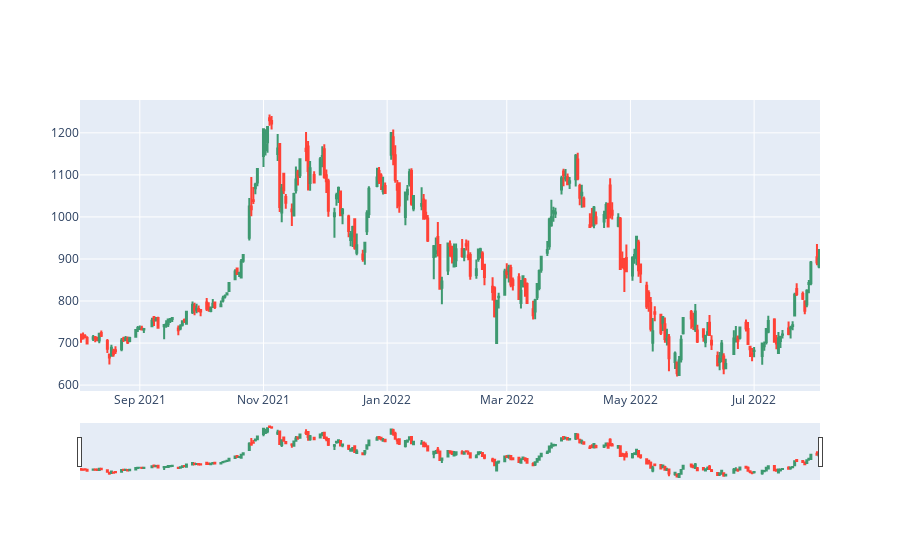

The code cell stored with this chart in its notebook:
### Code cell
candel_fig

### Figure 1 — Plotly figure (JSON) as saved in the notebook; plotly's stock layout.template omitted (floating-point values rounded to 4 significant figures; data arrays with more than 128 entries replaced by an {"elided": "..."} marker saying what was removed)
{"data": [{"close": {"elided": "252 float values"}, "high": {"elided": "252 float values"}, "low": {"elided": "252 float values"}, "open": {"elided": "252 float values"}, "type": "candlestick", "x": {"elided": "252 str values"}}], "layout": {}}
